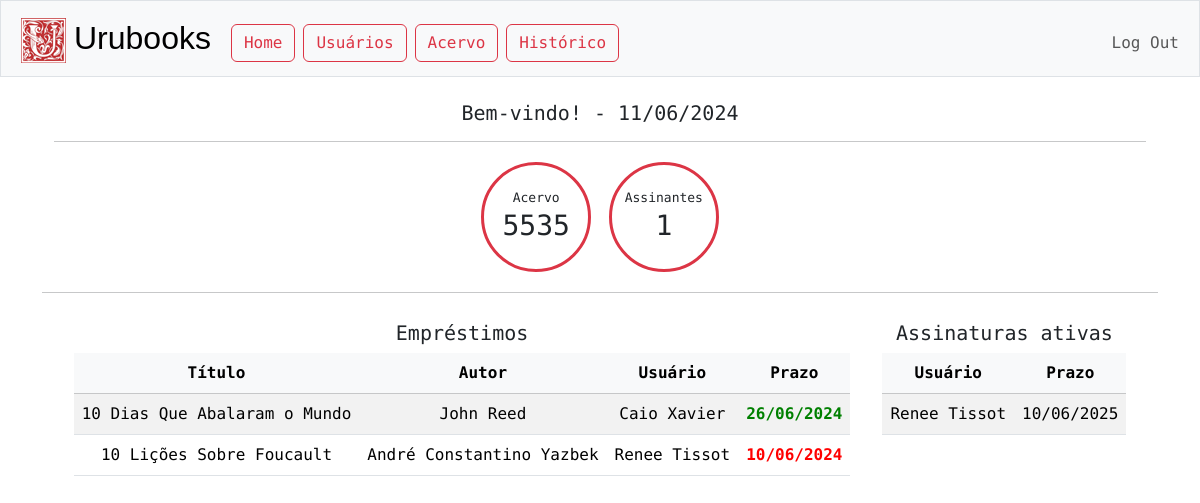
Page / (signed in) on the earlier database version.
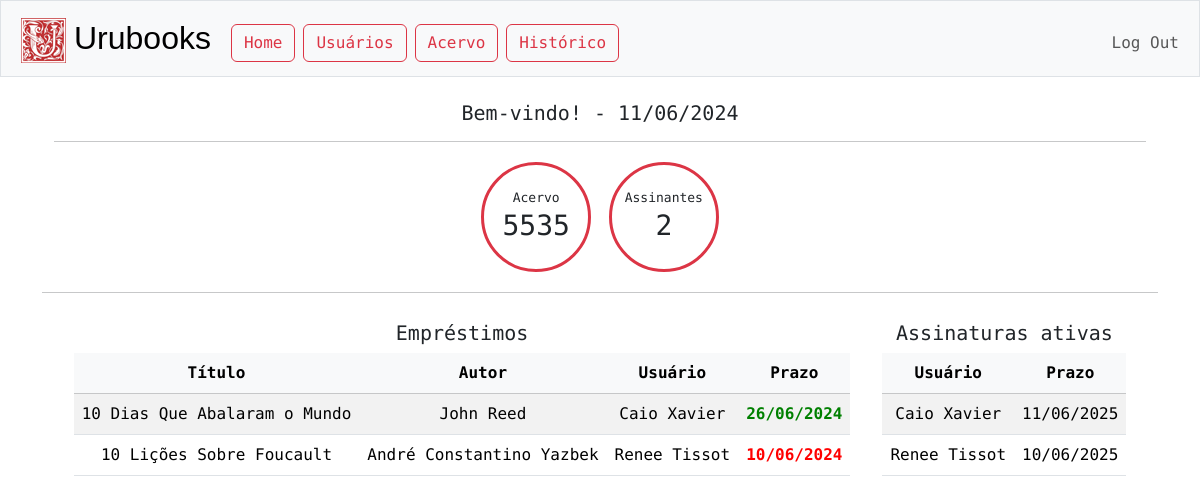
Same page on the later database version.
### tables this page shows
CREATE TABLE emprestimos (
id INTEGER PRIMARY KEY AUTOINCREMENT,
obra_id INTEGER NOT NULL,
contato_cpf TEXT NOT NULL,
prazo TEXT,
data TEXT NOT NULL,
FOREIGN KEY(contato_cpf) REFERENCES contatos(cpf),
FOREIGN KEY(obra_id) REFERENCES acervo(id)
);

CREATE TABLE acervo (
id INTEGER PRIMARY KEY AUTOINCREMENT NOT NULL,
titulo TEXT NOT NULL,
autor TEXT NOT NULL,
editora TEXT,
ano INTEGER,
status TEXT
);

CREATE TABLE contatos (
cpf TEXT PRIMARY KEY NOT NULL,
nome TEXT NOT NULL,
telefone TEXT,
email TEXT,
endereço TEXT,
assinante TEXT
);

CREATE TABLE assinaturas (
id INTEGER PRIMARY KEY AUTOINCREMENT,
contato_cpf TEXT NOT NULL,
plano TEXT NOT NULL,
data TEXT NOT NULL,
prazo TEXT NOT NULL,
status TEXT NOT NULL,
FOREIGN KEY(contato_cpf) REFERENCES contatos(cpf)
);

### app.py (the view, shortened to what this page needs)
@app.route("/")
@login_required
def index():
    last_update = db.execute("SELECT data FROM updated")
    assinaturas = db.execute("SELECT * FROM assinaturas JOIN contatos ON assinaturas.contato_cpf = contatos.cpf\
                             WHERE assinaturas.status = 'ATIVA' ORDER BY assinaturas.prazo DESC LIMIT 20")
    emprestimos = db.execute("SELECT * FROM emprestimos JOIN contatos ON emprestimos.contato_cpf = contatos.cpf\
                             JOIN acervo ON emprestimos.obra_id = acervo.id\
                             ORDER BY emprestimos.prazo DESC LIMIT 20")
    for e in emprestimos:
        if date.fromisoformat(e["prazo"]) < HOJE:
            e["atrasado"] = "true"
        else:
            e["atrasado"] = "false"
    acervo = db.execute('SELECT COUNT(*) FROM acervo')[0]['COUNT(*)']
    usuarios = db.execute('SELECT COUNT(*) FROM assinaturas WHERE status = "ATIVA"')[0]['COUNT(*)']
    return render_template("index.html", acervo=acervo, usuarios=usuarios, assinaturas=assinaturas, emprestimos=emprestimos, hoje=HOJE.isoformat())

### app.py (called while the page is built)
@app.after_request
def after_request(response):
    response.headers["Cache-Control"] = "no-cache, no-store, must-revalidate"
    response.headers["Expires"] = 0
    response.headers["Pragma"] = "no-cache"
    return response

### helpers.py (called while the page is built)
def login_required(f):
    @wraps(f)
    def decorated_function(*args, **kwargs):
        if session.get("user_id") is None:
            return redirect("/login")
        return f(*args, **kwargs)
    return decorated_function

def data(data):
    match = re.match("(\d\d\d\d)-(\d\d)-(\d\d)", data)
    reformat = match.group(3) + "/" + match.group(2) + "/" + match.group(1)
    return reformat

### templates/index.html (shortened to what this page needs)
{% extends "layout.html" %}
{% block main %}
<div class="container">
    <h5>Bem-vindo! - {{ hoje | data }}</h5>
    <hr>
    <span class="dashboard-info border-danger rounded-circle text-center m-1"><tag style="font-size: small;">Acervo</tag><br><h3>{{ acervo }}</h3></span>
    <span class="dashboard-info border-danger rounded-circle text-center m-1"><tag style="font-size: small;">Assinantes</tag><br><h3>{{ usuarios }}</h3></span>
</div>
<hr>
<div class="row justify-content-center my-4">
    <div class="col-xl-auto m-1 table-responsive">
        <h5>Empréstimos</h5>
        <table class="table table-striped">
            <thead class="table-light">
                <th>Título</th>
                <th>Autor</th>
                <th>Usuário</th>
                <th>Prazo</th>
            </thead>
            <tbody>
                {% if emprestimos %}
                    {% for emprestimo in emprestimos %}
                        <tr>
                            <td>{{ emprestimo.titulo }}</td>
                            <td>{{ emprestimo.autor }}</td>
                            <td>{{ emprestimo.nome }}</td>
                            {% set color = "red" if emprestimo.atrasado == "true" else "green" %}
                                <td style="color : {{ color }} "><b>{{ emprestimo.prazo | data }}<b></td>
                        </tr>
                    {% endfor %}
                {% else %}
                    <tr>
                        <td colspan="6">Nenhum empréstimo</td>
                    </tr>
                {% endif %}
            </tbody>
        </table>
    </div>
    <div class="col-xl-auto m-1">
        <div class="table-responsive">
            <h5>Assinaturas ativas</h5>
            <table class="table table-striped">
                <thead class="table-light">
                    <th>Usuário</th>
                    <th>Prazo</th>
                </thead>
                <tbody>
                    {% if assinaturas %}
                        {% for assinatura in assinaturas %}
                        <tr>
                            <td>{{ assinatura.nome }}</td>
                            <td>{{ assinatura.prazo | data }}</td>
                        </tr>
                        {% endfor %}
                    {% else %}
                    <tr>
                        <td colspan="2">Nenhuma assinatura</td>
                    </tr>
                    {% endif %}
                </tbody>
            </table>
        </div>
    </div>
</div>
{% endblock %}

### templates/layout.html (shortened to what this page needs)
<!DOCTYPE html>
<html lang="en">
    <head>
        <link href="https://cdn.jsdelivr.net/npm/bootstrap@5.3.3/dist/css/bootstrap.min.css" rel="stylesheet">
        <link href="/static/styles.css" rel="stylesheet">
    </head>
    <body>
        <nav class="bg-light border navbar navbar-expand-md navbar-light">
            <div class="container-fluid">
                <a class="navbar-brand" href="/"><span><img src="/static/Urubooks-logo-small.png" alt="Logo" class="mx-2"/></span><span>Urubooks</span></a>
                <div class="collapse navbar-collapse" id="navbar">
                    {% if session["user_id"] %}
                        <ul class="navbar-nav me-auto mt-2">
                            <li class="nav-item"><a class="btn btn-outline-danger m-1" href="/">Home</a></li>
                            <li class="nav-item"><a class="btn btn-outline-danger m-1" href="/usuarios">Usuários</a></li>
                            <li class="nav-item"><a class="btn btn-outline-danger m-1" href="/acervo">Acervo</a></li>
                            <li class="nav-item"><a class="btn btn-outline-danger m-1" href="/historico">Histórico</a></li>
                        </ul>
                        <ul class="navbar-nav ms-auto mt-2">
                            <li class="nav-item"><a class="nav-link" href="/logout">Log Out</a></li>
                        </ul>
                    {% else %}
                        <ul class="navbar-nav ms-auto mt-2">
                            <li class="nav-item"><a class="nav-link" href="/login">Log In</a></li>
                        </ul>
                    {% endif %}
                </div>
            </div>
        </nav>
        <main class="container py-4 text-center">
            {% block main %}{% endblock %}
        </main>
    </body>
</html>

### static/styles.css (style rules this page uses)
body { font-family: "Roboto Mono", monospace; }
nav .navbar-brand { font-family: 'Franklin Gothic Medium', 'Arial Narrow', Arial, sans-serif; font-size: xx-large; }
.dashboard-info { display:inline-block; height: 110px; width: 110px; padding-top:20px; border-style: solid; border-width: 3px; }

Differences in the rows shown:
added assinaturas: nome "Caio Xavier", prazo|data "11/06/2025"
Other differences:
{{ usuarios }}: "1" → "2"
